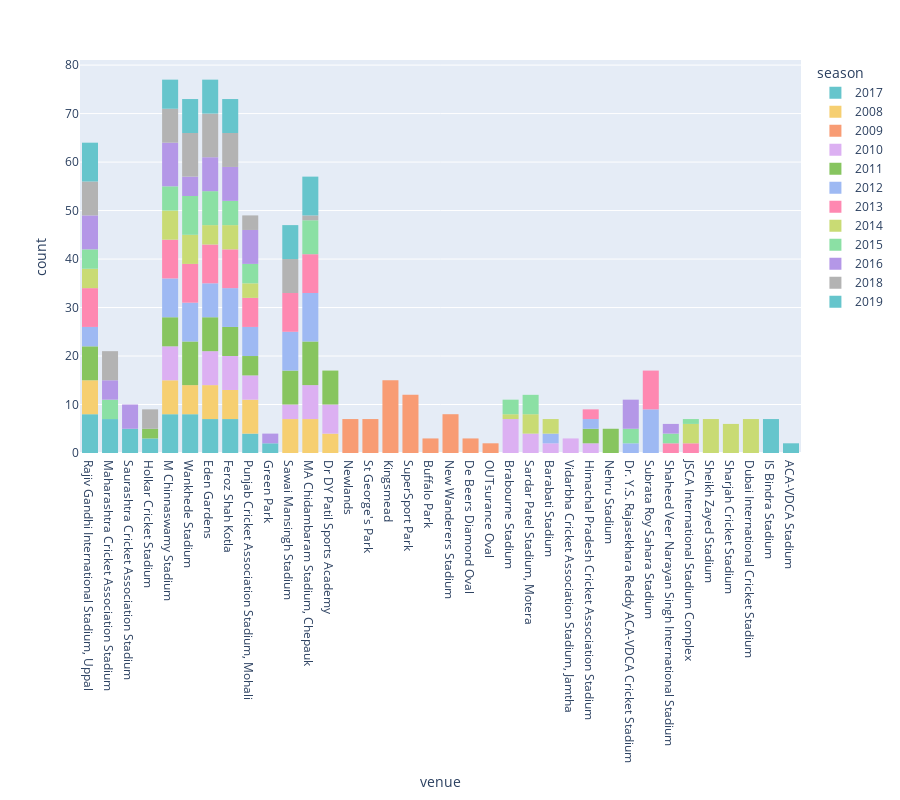

The notebook cell this image was saved under:
### Code cell
fig=ps.histogram(data_frame=df_complete,x='venue',color='season',height=800,width=900,color_discrete_sequence=ps.colors.qualitative.Pastel)
fig.show()

### Figure 1 — Plotly figure (JSON) as saved in the notebook; plotly's stock layout.template omitted (floating-point values rounded to 4 significant figures)
{"data": [{"alignmentgroup": "True", "bingroup": "x", "hovertemplate": "season=2017<br>venue=%{x}<br>count=%{y}<extra></extra>", "legendgroup": "2017", "marker": {"color": "rgb(102, 197, 204)"}, "name": "2017", "offsetgroup": "2017", "orientation": "v", "showlegend": true, "type": "histogram", "x": ["Rajiv Gandhi International Stadium, Uppal", "Maharashtra Cricket Association Stadium", "Saurashtra Cricket Association Stadium", "Holkar Cricket Stadium", "M Chinnaswamy Stadium", "Rajiv Gandhi International Stadium, Uppal", "Wankhede Stadium", "Holkar Cricket Stadium", "Maharashtra Cricket Association Stadium", "Wankhede Stadium", "Eden Gardens", "M Chinnaswamy Stadium", "Saurashtra Cricket Association Stadium", "Eden Gardens", "Feroz Shah Kotla", "Wankhede Stadium", "M Chinnaswamy Stadium", "Feroz Shah Kotla", "Rajiv Gandhi International Stadium, Uppal", "Saurashtra Cricket Association Stadium", "Rajiv Gandhi International Stadium, Uppal", "Holkar Cricket Stadium", "Eden Gardens", "Wankhede Stadium", "Maharashtra Cricket Association Stadium", "Saurashtra Cricket Association Stadium", "Eden Gardens", "Wankhede Stadium", "Maharashtra Cricket Association Stadium", "M Chinnaswamy Stadium", "Eden Gardens", "Punjab Cricket Association Stadium, Mohali", "Maharashtra Cricket Association Stadium", "Saurashtra Cricket Association Stadium", "Punjab Cricket Association Stadium, Mohali", "Rajiv Gandhi International Stadium, Uppal", "Wankhede Stadium", "Maharashtra Cricket Association Stadium", "Feroz Shah Kotla", "Eden Gardens", "Feroz Shah Kotla", "M Chinnaswamy Stadium", "Rajiv Gandhi International Stadium, Uppal", "Feroz Shah Kotla", "M Chinnaswamy Stadium", "Punjab Cricket Association Stadium, Mohali", "Rajiv Gandhi International Stadium, Uppal", "Punjab Cricket Association Stadium, Mohali", "Green Park", "Wankhede Stadium", "Feroz Shah Kotla", "Green Park", "Eden Gardens", "Maharashtra Cricket Association Stadium", "Feroz Shah Kotla", "Wankhede Stadium", "M Chinnaswamy Stadium", "M Chinnaswamy Stadium", "Rajiv Gandhi International Stadium, Uppal"], "xaxis": "x", "yaxis": "y"}, {"alignmentgroup": "True", "bingroup": "x", "hovertemplate": "season=2008<br>venue=%{x}<br>count=%{y}<extra></extra>", "legendgroup": "2008", "marker": {"color": "rgb(246, 207, 113)"}, "name": "2008", "offsetgroup": "2008", "orientation": "v", "showlegend": true, "type": "histogram", "x": ["M Chinnaswamy Stadium", "Punjab Cricket Association Stadium, Mohali", "Feroz Shah Kotla", "Wankhede Stadium", "Eden Gardens", "Sawai Mansingh Stadium", "Rajiv Gandhi International Stadium, Uppal", "MA Chidambaram Stadium, Chepauk", "Rajiv Gandhi International Stadium, Uppal", "Punjab Cricket Association Stadium, Mohali", "M Chinnaswamy Stadium", "MA Chidambaram Stadium, Chepauk", "Dr DY Patil Sports Academy", "Punjab Cricket Association Stadium, Mohali", "M Chinnaswamy Stadium", "Eden Gardens", "Feroz Shah Kotla", "Rajiv Gandhi International Stadium, Uppal", "Sawai Mansingh Stadium", "MA Chidambaram Stadium, Chepauk", "Rajiv Gandhi International Stadium, Uppal", "Punjab Cricket Association Stadium, Mohali", "Dr DY Patil Sports Academy", "Sawai Mansingh Stadium", "M Chinnaswamy Stadium", "MA Chidambaram Stadium, Chepauk", "Dr DY Patil Sports Academy", "Feroz Shah Kotla", "Eden Gardens", "Sawai Mansingh Stadium", "M Chinnaswamy Stadium", "MA Chidambaram Stadium, Chepauk", "Rajiv Gandhi International Stadium, Uppal", "Sawai Mansingh Stadium", "Punjab Cricket Association Stadium, Mohali", "Eden Gardens", "Wankhede Stadium", "Punjab Cricket Association Stadium, Mohali", "Feroz Shah Kotla", "Wankhede Stadium", "Feroz Shah Kotla", "Sawai Mansingh Stadium", "Rajiv Gandhi International Stadium, Uppal", "Eden Gardens", "M Chinnaswamy Stadium", "Eden Gardens", "Wankhede Stadium", "MA Chidambaram Stadium, Chepauk", "Punjab Cricket Association Stadium, Mohali", "Feroz Shah Kotla", "MA Chidambaram Stadium, Chepauk", "M Chinnaswamy Stadium", "Eden Gardens", "Sawai Mansingh Stadium", "Rajiv Gandhi International Stadium, Uppal", "Wankhede Stadium", "Wankhede Stadium", "Dr DY Patil Sports Academy"], "xaxis": "x", "yaxis": "y"}, {"alignmentgroup": "True", "bingroup": "x", "hovertemplate": "season=2009<br>venue=%{x}<br>count=%{y}<extra></extra>", "legendgroup": "2009", "marker": {"color": "rgb(248, 156, 116)"}, "name": "2009", "offsetgroup": "2009", "orientation": "v", "showlegend": true, "type": "histogram", "x": ["Newlands", "Newlands", "Newlands", "Newlands", "St George's Park", "Kingsmead", "Newlands", "Kingsmead", "Newlands", "Kingsmead", "Kingsmead", "St George's Park", "Newlands", "Kingsmead", "St George's Park", "SuperSport Park", "Kingsmead", "Kingsmead", "SuperSport Park", "SuperSport Park", "Buffalo Park", "Kingsmead", "St George's Park", "New Wanderers Stadium", "St George's Park", "New Wanderers Stadium", "Buffalo Park", "Kingsmead", "Kingsmead", "SuperSport Park", "SuperSport Park", "SuperSport Park", "Buffalo Park", "De Beers Diamond Oval", "De Beers Diamond Oval", "St George's Park", "New Wanderers Stadium", "De Beers Diamond Oval", "SuperSport Park", "SuperSport Park", "Kingsmead", "Kingsmead", "Kingsmead", "OUTsurance Oval", "St George's Park", "New Wanderers Stadium", "New Wanderers Stadium", "OUTsurance Oval", "SuperSport Park", "New Wanderers Stadium", "Kingsmead", "Kingsmead", "SuperSport Park", "SuperSport Park", "SuperSport Park", "New Wanderers Stadium", "New Wanderers Stadium"], "xaxis": "x", "yaxis": "y"}, {"alignmentgroup": "True", "bingroup": "x", "hovertemplate": "season=2010<br>venue=%{x}<br>count=%{y}<extra></extra>", "legendgroup": "2010", "marker": {"color": "rgb(220, 176, 242)"}, "name": "2010", "offsetgroup": "2010", "orientation": "v", "showlegend": true, "type": "histogram", "x": ["Dr DY Patil Sports Academy", "Brabourne Stadium", "Punjab Cricket Association Stadium, Mohali", "Eden Gardens", "MA Chidambaram Stadium, Chepauk", "Sardar Patel Stadium, Motera", "M Chinnaswamy Stadium", "Eden Gardens", "Feroz Shah Kotla", "M Chinnaswamy Stadium", "Feroz Shah Kotla", "Barabati Stadium", "Sardar Patel Stadium, Motera", "Brabourne Stadium", "Barabati Stadium", "MA Chidambaram Stadium, Chepauk", "Brabourne Stadium", "M Chinnaswamy Stadium", "Punjab Cricket Association Stadium, Mohali", "Brabourne Stadium", "Sardar Patel Stadium, Motera", "Punjab Cricket Association Stadium, Mohali", "M Chinnaswamy Stadium", "Sardar Patel Stadium, Motera", "Dr DY Patil Sports Academy", "Feroz Shah Kotla", "Brabourne Stadium", "MA Chidambaram Stadium, Chepauk", "Feroz Shah Kotla", "Eden Gardens", "Punjab Cricket Association Stadium, Mohali", "MA Chidambaram Stadium, Chepauk", "Brabourne Stadium", "Eden Gardens", "Feroz Shah Kotla", "Vidarbha Cricket Association Stadium, Jamtha", "MA Chidambaram Stadium, Chepauk", "Sawai Mansingh Stadium", "Eden Gardens", "M Chinnaswamy Stadium", "Punjab Cricket Association Stadium, Mohali", "Vidarbha Cricket Association Stadium, Jamtha", "M Chinnaswamy Stadium", "Feroz Shah Kotla", "Sawai Mansingh Stadium", "Vidarbha Cricket Association Stadium, Jamtha", "Brabourne Stadium", "MA Chidambaram Stadium, Chepauk", "Sawai Mansingh Stadium", "MA Chidambaram Stadium, Chepauk", "Himachal Pradesh Cricket Association Stadium", "M Chinnaswamy Stadium", "Eden Gardens", "Himachal Pradesh Cricket Association Stadium", "Feroz Shah Kotla", "Eden Gardens", "Dr DY Patil Sports Academy", "Dr DY Patil Sports Academy", "Dr DY Patil Sports Academy", "Dr DY Patil Sports Academy"], "xaxis": "x", "yaxis": "y"}, {"alignmentgroup": "True", "bingroup": "x", "hovertemplate": "season=2011<br>venue=%{x}<br>count=%{y}<extra></extra>", "legendgroup": "2011", "marker": {"color": "rgb(135, 197, 95)"}, "name": "2011", "offsetgroup": "2011", "orientation": "v", "showlegend": true, "type": "histogram", "x": ["MA Chidambaram Stadium, Chepauk", "Rajiv Gandhi International Stadium, Uppal", "Nehru Stadium", "Feroz Shah Kotla", "Dr DY Patil Sports Academy", "Eden Gardens", "Sawai Mansingh Stadium", "M Chinnaswamy Stadium", "Punjab Cricket Association Stadium, Mohali", "Dr DY Patil Sports Academy", "Rajiv Gandhi International Stadium, Uppal", "Sawai Mansingh Stadium", "Wankhede Stadium", "MA Chidambaram Stadium, Chepauk", "Rajiv Gandhi International Stadium, Uppal", "Dr DY Patil Sports Academy", "Eden Gardens", "Nehru Stadium", "Feroz Shah Kotla", "Wankhede Stadium", "Eden Gardens", "Punjab Cricket Association Stadium, Mohali", "Wankhede Stadium", "Eden Gardens", "Feroz Shah Kotla", "Rajiv Gandhi International Stadium, Uppal", "Sawai Mansingh Stadium", "MA Chidambaram Stadium, Chepauk", "Feroz Shah Kotla", "Dr DY Patil Sports Academy", "Nehru Stadium", "Feroz Shah Kotla", "Sawai Mansingh Stadium", "M Chinnaswamy Stadium", "Nehru Stadium", "Eden Gardens", "Sawai Mansingh Stadium", "MA Chidambaram Stadium, Chepauk", "Wankhede Stadium", "Feroz Shah Kotla", "Rajiv Gandhi International Stadium, Uppal", "MA Chidambaram Stadium, Chepauk", "Dr DY Patil Sports Academy", "Nehru Stadium", "Rajiv Gandhi International Stadium, Uppal", "M Chinnaswamy Stadium", "Eden Gardens", "Wankhede Stadium", "M Chinnaswamy Stadium", "Punjab Cricket Association Stadium, Mohali", "Sawai Mansingh Stadium", "Rajiv Gandhi International Stadium, Uppal", "Punjab Cricket Association Stadium, Mohali", "Sawai Mansingh Stadium", "MA Chidambaram Stadium, Chepauk", "Holkar Cricket Stadium", "M Chinnaswamy Stadium", "Wankhede Stadium", "Himachal Pradesh Cricket Association Stadium", "Holkar Cricket Stadium", "Dr DY Patil Sports Academy", "Himachal Pradesh Cricket Association Stadium", "MA Chidambaram Stadium, Chepauk", "Dr DY Patil Sports Academy", "Wankhede Stadium", "Himachal Pradesh Cricket Association Stadium", "M Chinnaswamy Stadium", "Eden Gardens", "Wankhede Stadium", "Wankhede Stadium", "MA Chidambaram Stadium, Chepauk", "MA Chidambaram Stadium, Chepauk"], "xaxis": "x", "yaxis": "y"}, {"alignmentgroup": "True", "bingroup": "x", "hovertemplate": "season=2012<br>venue=%{x}<br>count=%{y}<extra></extra>", "legendgroup": "2012", "marker": {"color": "rgb(158, 185, 243)"}, "name": "2012", "offsetgroup": "2012", "orientation": "v", "showlegend": true, "type": "histogram", "x": ["MA Chidambaram Stadium, Chepauk", "Eden Gardens", "Wankhede Stadium", "Sawai Mansingh Stadium", "M Chinnaswamy Stadium", "Dr. Y.S. Rajasekhara Reddy ACA-VDCA Cricket Stadium", "Sawai Mansingh Stadium", "Subrata Roy Sahara Stadium", "Dr. Y.S. Rajasekhara Reddy ACA-VDCA Cricket Stadium", "M Chinnaswamy Stadium", "Feroz Shah Kotla", "Wankhede Stadium", "MA Chidambaram Stadium, Chepauk", "Punjab Cricket Association Stadium, Mohali", "Eden Gardens", "Feroz Shah Kotla", "Subrata Roy Sahara Stadium", "Eden Gardens", "M Chinnaswamy Stadium", "Wankhede Stadium", "Sawai Mansingh Stadium", "M Chinnaswamy Stadium", "Punjab Cricket Association Stadium, Mohali", "Rajiv Gandhi International Stadium, Uppal", "MA Chidambaram Stadium, Chepauk", "Punjab Cricket Association Stadium, Mohali", "MA Chidambaram Stadium, Chepauk", "Feroz Shah Kotla", "Wankhede Stadium", "Barabati Stadium", "Sawai Mansingh Stadium", "Subrata Roy Sahara Stadium", "Punjab Cricket Association Stadium, Mohali", "Subrata Roy Sahara Stadium", "Feroz Shah Kotla", "MA Chidambaram Stadium, Chepauk", "Eden Gardens", "Feroz Shah Kotla", "Wankhede Stadium", "MA Chidambaram Stadium, Chepauk", "Barabati Stadium", "Sawai Mansingh Stadium", "M Chinnaswamy Stadium", "Subrata Roy Sahara Stadium", "MA Chidambaram Stadium, Chepauk", "Eden Gardens", "Punjab Cricket Association Stadium, Mohali", "Wankhede Stadium", "M Chinnaswamy Stadium", "Feroz Shah Kotla", "Subrata Roy Sahara Stadium", "Rajiv Gandhi International Stadium, Uppal", "Wankhede Stadium", "Sawai Mansingh Stadium", "Subrata Roy Sahara Stadium", "Eden Gardens", "MA Chidambaram Stadium, Chepauk", "Sawai Mansingh Stadium", "Punjab Cricket Association Stadium, Mohali", "M Chinnaswamy Stadium", "Eden Gardens", "Feroz Shah Kotla", "Wankhede Stadium", "Himachal Pradesh Cricket Association Stadium", "Feroz Shah Kotla", "Rajiv Gandhi International Stadium, Uppal", "Himachal Pradesh Cricket Association Stadium", "Subrata Roy Sahara Stadium", "Rajiv Gandhi International Stadium, Uppal", "Sawai Mansingh Stadium", "Subrata Roy Sahara Stadium", "M Chinnaswamy Stadium", "MA Chidambaram Stadium, Chepauk", "MA Chidambaram Stadium, Chepauk"], "xaxis": "x", "yaxis": "y"}, {"alignmentgroup": "True", "bingroup": "x", "hovertemplate": "season=2013<br>venue=%{x}<br>count=%{y}<extra></extra>", "legendgroup": "2013", "marker": {"color": "rgb(254, 136, 177)"}, "name": "2013", "offsetgroup": "2013", "orientation": "v", "showlegend": true, "type": "histogram", "x": ["Eden Gardens", "M Chinnaswamy Stadium", "Rajiv Gandhi International Stadium, Uppal", "Feroz Shah Kotla", "MA Chidambaram Stadium, Chepauk", "Subrata Roy Sahara Stadium", "Rajiv Gandhi International Stadium, Uppal", "Sawai Mansingh Stadium", "Wankhede Stadium", "Punjab Cricket Association Stadium, Mohali", "M Chinnaswamy Stadium", "Subrata Roy Sahara Stadium", "Feroz Shah Kotla", "Wankhede Stadium", "MA Chidambaram Stadium, Chepauk", "Eden Gardens", "Sawai Mansingh Stadium", "MA Chidambaram Stadium, Chepauk", "Punjab Cricket Association Stadium, Mohali", "M Chinnaswamy Stadium", "Subrata Roy Sahara Stadium", "Sawai Mansingh Stadium", "Feroz Shah Kotla", "Rajiv Gandhi International Stadium, Uppal", "Eden Gardens", "M Chinnaswamy Stadium", "Feroz Shah Kotla", "Punjab Cricket Association Stadium, Mohali", "MA Chidambaram Stadium, Chepauk", "M Chinnaswamy Stadium", "Himachal Pradesh Cricket Association Stadium", "Eden Gardens", "MA Chidambaram Stadium, Chepauk", "Eden Gardens", "Sawai Mansingh Stadium", "Wankhede Stadium", "MA Chidambaram Stadium, Chepauk", "Shaheed Veer Narayan Singh International Stadium", "Sawai Mansingh Stadium", "Wankhede Stadium", "Subrata Roy Sahara Stadium", "Rajiv Gandhi International Stadium, Uppal", "Shaheed Veer Narayan Singh International Stadium", "MA Chidambaram Stadium, Chepauk", "Subrata Roy Sahara Stadium", "Eden Gardens", "Rajiv Gandhi International Stadium, Uppal", "M Chinnaswamy Stadium", "Wankhede Stadium", "Sawai Mansingh Stadium", "M Chinnaswamy Stadium", "Sawai Mansingh Stadium", "Wankhede Stadium", "Rajiv Gandhi International Stadium, Uppal", "Punjab Cricket Association Stadium, Mohali", "Subrata Roy Sahara Stadium", "Feroz Shah Kotla", "Subrata Roy Sahara Stadium", "Punjab Cricket Association Stadium, Mohali", "JSCA International Stadium Complex", "Sawai Mansingh Stadium", "Feroz Shah Kotla", "Wankhede Stadium", "JSCA International Stadium Complex", "MA Chidambaram Stadium, Chepauk", "Wankhede Stadium", "Punjab Cricket Association Stadium, Mohali", "Rajiv Gandhi International Stadium, Uppal", "Himachal Pradesh Cricket Association Stadium", "Subrata Roy Sahara Stadium", "M Chinnaswamy Stadium", "Rajiv Gandhi International Stadium, Uppal", "Feroz Shah Kotla", "Feroz Shah Kotla", "Eden Gardens", "Eden Gardens"], "xaxis": "x", "yaxis": "y"}, {"alignmentgroup": "True", "bingroup": "x", "hovertemplate": "season=2014<br>venue=%{x}<br>count=%{y}<extra></extra>", "legendgroup": "2014", "marker": {"color": "rgb(201, 219, 116)"}, "name": "2014", "offsetgroup": "2014", "orientation": "v", "showlegend": true, "type": "histogram", "x": ["Sheikh Zayed Stadium", "Sharjah Cricket Stadium", "Sheikh Zayed Stadium", "Sheikh Zayed Stadium", "Dubai International Cricket Stadium", "Dubai International Cricket Stadium", "Sharjah Cricket Stadium", "Sheikh Zayed Stadium", "Sharjah Cricket Stadium", "Dubai International Cricket Stadium", "Sharjah Cricket Stadium", "Dubai International Cricket Stadium", "Dubai International Cricket Stadium", "Sheikh Zayed Stadium", "Sheikh Zayed Stadium", "Sharjah Cricket Stadium", "Sharjah Cricket Stadium", "Dubai International Cricket Stadium", "Sheikh Zayed Stadium", "Dubai International Cricket Stadium", "JSCA International Stadium Complex", "Wankhede Stadium", "Feroz Shah Kotla", "M Chinnaswamy Stadium", "Sardar Patel Stadium, Motera", "Feroz Shah Kotla", "Wankhede Stadium", "Feroz Shah Kotla", "Barabati Stadium", "Sardar Patel Stadium, Motera", "M Chinnaswamy Stadium", "Feroz Shah Kotla", "Wankhede Stadium", "Barabati Stadium", "M Chinnaswamy Stadium", "Rajiv Gandhi International Stadium, Uppal", "JSCA International Stadium Complex", "M Chinnaswamy Stadium", "Rajiv Gandhi International Stadium, Uppal", "Barabati Stadium", "Sardar Patel Stadium, Motera", "JSCA International Stadium Complex", "Rajiv Gandhi International Stadium, Uppal", "Sardar Patel Stadium, Motera", "Feroz Shah Kotla", "Rajiv Gandhi International Stadium, Uppal", "Eden Gardens", "Punjab Cricket Association Stadium, Mohali", "Eden Gardens", "JSCA International Stadium Complex", "Wankhede Stadium", "Punjab Cricket Association Stadium, Mohali", "M Chinnaswamy Stadium", "Eden Gardens", "Punjab Cricket Association Stadium, Mohali", "Wankhede Stadium", "Eden Gardens", "Brabourne Stadium", "Wankhede Stadium", "M Chinnaswamy Stadium"], "xaxis": "x", "yaxis": "y"}, {"alignmentgroup": "True", "bingroup": "x", "hovertemplate": "season=2015<br>venue=%{x}<br>count=%{y}<extra></extra>", "legendgroup": "2015", "marker": {"color": "rgb(139, 224, 164)"}, "name": "2015", "offsetgroup": "2015", "orientation": "v", "showlegend": true, "type": "histogram", "x": ["Eden Gardens", "MA Chidambaram Stadium, Chepauk", "Maharashtra Cricket Association Stadium", "MA Chidambaram Stadium, Chepauk", "Eden Gardens", "Feroz Shah Kotla", "Wankhede Stadium", "M Chinnaswamy Stadium", "Sardar Patel Stadium, Motera", "Eden Gardens", "Maharashtra Cricket Association Stadium", "Dr. Y.S. Rajasekhara Reddy ACA-VDCA Cricket Stadium", "Wankhede Stadium", "Dr. Y.S. Rajasekhara Reddy ACA-VDCA Cricket Stadium", "Maharashtra Cricket Association Stadium", "Sardar Patel Stadium, Motera", "M Chinnaswamy Stadium", "Feroz Shah Kotla", "Sardar Patel Stadium, Motera", "Dr. Y.S. Rajasekhara Reddy ACA-VDCA Cricket Stadium", "M Chinnaswamy Stadium", "Feroz Shah Kotla", "Sardar Patel Stadium, Motera", "Wankhede Stadium", "MA Chidambaram Stadium, Chepauk", "Feroz Shah Kotla", "Punjab Cricket Association Stadium, Mohali", "Eden Gardens", "MA Chidambaram Stadium, Chepauk", "Feroz Shah Kotla", "Wankhede Stadium", "M Chinnaswamy Stadium", "Rajiv Gandhi International Stadium, Uppal", "Punjab Cricket Association Stadium, Mohali", "Brabourne Stadium", "MA Chidambaram Stadium, Chepauk", "Eden Gardens", "Wankhede Stadium", "M Chinnaswamy Stadium", "Brabourne Stadium", "MA Chidambaram Stadium, Chepauk", "Eden Gardens", "Shaheed Veer Narayan Singh International Stadium", "Wankhede Stadium", "MA Chidambaram Stadium, Chepauk", "Rajiv Gandhi International Stadium, Uppal", "Shaheed Veer Narayan Singh International Stadium", "Punjab Cricket Association Stadium, Mohali", "Wankhede Stadium", "Rajiv Gandhi International Stadium, Uppal", "Punjab Cricket Association Stadium, Mohali", "Brabourne Stadium", "Rajiv Gandhi International Stadium, Uppal", "Wankhede Stadium", "Maharashtra Cricket Association Stadium", "JSCA International Stadium Complex", "Eden Gardens"], "xaxis": "x", "yaxis": "y"}, {"alignmentgroup": "True", "bingroup": "x", "hovertemplate": "season=2016<br>venue=%{x}<br>count=%{y}<extra></extra>", "legendgroup": "2016", "marker": {"color": "rgb(180, 151, 231)"}, "name": "2016", "offsetgroup": "2016", "orientation": "v", "showlegend": true, "type": "histogram", "x": ["Wankhede Stadium", "Eden Gardens", "Punjab Cricket Association Stadium, Mohali", "M Chinnaswamy Stadium", "Eden Gardens", "Saurashtra Cricket Association Stadium", "Feroz Shah Kotla", "Rajiv Gandhi International Stadium, Uppal", "Wankhede Stadium", "Punjab Cricket Association Stadium, Mohali", "M Chinnaswamy Stadium", "Rajiv Gandhi International Stadium, Uppal", "Punjab Cricket Association Stadium, Mohali", "Wankhede Stadium", "Saurashtra Cricket Association Stadium", "Maharashtra Cricket Association Stadium", "Feroz Shah Kotla", "Rajiv Gandhi International Stadium, Uppal", "Saurashtra Cricket Association Stadium", "Maharashtra Cricket Association Stadium", "Punjab Cricket Association Stadium, Mohali", "Rajiv Gandhi International Stadium, Uppal", "Feroz Shah Kotla", "Wankhede Stadium", "Maharashtra Cricket Association Stadium", "Feroz Shah Kotla", "Rajiv Gandhi International Stadium, Uppal", "Saurashtra Cricket Association Stadium", "Maharashtra Cricket Association Stadium", "M Chinnaswamy Stadium", "Saurashtra Cricket Association Stadium", "Eden Gardens", "Feroz Shah Kotla", "Rajiv Gandhi International Stadium, Uppal", "M Chinnaswamy Stadium", "Punjab Cricket Association Stadium, Mohali", "Dr. Y.S. Rajasekhara Reddy ACA-VDCA Cricket Stadium", "Eden Gardens", "Punjab Cricket Association Stadium, Mohali", "Dr. Y.S. Rajasekhara Reddy ACA-VDCA Cricket Stadium", "M Chinnaswamy Stadium", "Rajiv Gandhi International Stadium, Uppal", "Dr. Y.S. Rajasekhara Reddy ACA-VDCA Cricket Stadium", "M Chinnaswamy Stadium", "Eden Gardens", "Punjab Cricket Association Stadium, Mohali", "Dr. Y.S. Rajasekhara Reddy ACA-VDCA Cricket Stadium", "Eden Gardens", "Dr. Y.S. Rajasekhara Reddy ACA-VDCA Cricket Stadium", "M Chinnaswamy Stadium", "Green Park", "Shaheed Veer Narayan Singh International Stadium", "Dr. Y.S. Rajasekhara Reddy ACA-VDCA Cricket Stadium", "Green Park", "Eden Gardens", "Shaheed Veer Narayan Singh International Stadium", "M Chinnaswamy Stadium", "Feroz Shah Kotla", "Feroz Shah Kotla", "M Chinnaswamy Stadium"], "xaxis": "x", "yaxis": "y"}, {"alignmentgroup": "True", "bingroup": "x", "hovertemplate": "season=2018<br>venue=%{x}<br>count=%{y}<extra></extra>", "legendgroup": "2018", "marker": {"color": "rgb(179, 179, 179)"}, "name": "2018", "offsetgroup": "2018", "orientation": "v", "showlegend": true, "type": "histogram", "x": ["Wankhede Stadium", "Punjab Cricket Association Stadium, Mohali", "Eden Gardens", "Rajiv Gandhi International Stadium, Uppal", "MA Chidambaram Stadium, Chepauk", "Sawai Mansingh Stadium", "Rajiv Gandhi International Stadium, Uppal", "M Chinnaswamy Stadium", "Wankhede Stadium", "Eden Gardens", "M Chinnaswamy Stadium", "Punjab Cricket Association Stadium, Mohali", "Eden Gardens", "Wankhede Stadium", "Sawai Mansingh Stadium", "Punjab Cricket Association Stadium, Mohali", "Maharashtra Cricket Association Stadium", "Eden Gardens", "M Chinnaswamy Stadium", "Rajiv Gandhi International Stadium, Uppal", "Sawai Mansingh Stadium", "Feroz Shah Kotla", "Wankhede Stadium", "M Chinnaswamy Stadium", "Rajiv Gandhi International Stadium, Uppal", "Feroz Shah Kotla", "Maharashtra Cricket Association Stadium", "Sawai Mansingh Stadium", "M Chinnaswamy Stadium", "Maharashtra Cricket Association Stadium", "M Chinnaswamy Stadium", "Feroz Shah Kotla", "Eden Gardens", "Holkar Cricket Stadium", "Maharashtra Cricket Association Stadium", "Rajiv Gandhi International Stadium, Uppal", "Wankhede Stadium", "Holkar Cricket Stadium", "Rajiv Gandhi International Stadium, Uppal", "Sawai Mansingh Stadium", "Eden Gardens", "Feroz Shah Kotla", "Sawai Mansingh Stadium", "Holkar Cricket Stadium", "Feroz Shah Kotla", "Maharashtra Cricket Association Stadium", "Wankhede Stadium", "Holkar Cricket Stadium", "Eden Gardens", "Wankhede Stadium", "M Chinnaswamy Stadium", "Feroz Shah Kotla", "Sawai Mansingh Stadium", "Rajiv Gandhi International Stadium, Uppal", "Feroz Shah Kotla", "Maharashtra Cricket Association Stadium", "Wankhede Stadium", "Eden Gardens", "Eden Gardens", "Wankhede Stadium"], "xaxis": "x", "yaxis": "y"}, {"alignmentgroup": "True", "bingroup": "x", "hovertemplate": "season=2019<br>venue=%{x}<br>count=%{y}<extra></extra>", "legendgroup": "2019", "marker": {"color": "rgb(102, 197, 204)"}, "name": "2019", "offsetgroup": "2019", "orientation": "v", "showlegend": true, "type": "histogram", "x": ["MA Chidambaram Stadium, Chepauk", "Eden Gardens", "Wankhede Stadium", "Sawai Mansingh Stadium", "Feroz Shah Kotla", "Eden Gardens", "M Chinnaswamy Stadium", "Rajiv Gandhi International Stadium, Uppal", "IS Bindra Stadium", "Feroz Shah Kotla", "Rajiv Gandhi International Stadium, Uppal", "MA Chidambaram Stadium, Chepauk", "IS Bindra Stadium", "Sawai Mansingh Stadium", "Wankhede Stadium", "Feroz Shah Kotla", "M Chinnaswamy Stadium", "MA Chidambaram Stadium, Chepauk", "Rajiv Gandhi International Stadium, Uppal", "M Chinnaswamy Stadium", "Sawai Mansingh Stadium", "IS Bindra Stadium", "MA Chidambaram Stadium, Chepauk", "Wankhede Stadium", "Sawai Mansingh Stadium", "Eden Gardens", "Wankhede Stadium", "IS Bindra Stadium", "Eden Gardens", "Rajiv Gandhi International Stadium, Uppal", "Wankhede Stadium", "IS Bindra Stadium", "Rajiv Gandhi International Stadium, Uppal", "Feroz Shah Kotla", "Eden Gardens", "Sawai Mansingh Stadium", "Feroz Shah Kotla", "Rajiv Gandhi International Stadium, Uppal", "M Chinnaswamy Stadium", "Sawai Mansingh Stadium", "MA Chidambaram Stadium, Chepauk", "M Chinnaswamy Stadium", "Eden Gardens", "MA Chidambaram Stadium, Chepauk", "Sawai Mansingh Stadium", "Feroz Shah Kotla", "Eden Gardens", "Rajiv Gandhi International Stadium, Uppal", "MA Chidambaram Stadium, Chepauk", "Wankhede Stadium", "IS Bindra Stadium", "Feroz Shah Kotla", "M Chinnaswamy Stadium", "IS Bindra Stadium", "Wankhede Stadium", "MA Chidambaram Stadium, Chepauk", "ACA-VDCA Stadium", "ACA-VDCA Stadium", "Rajiv Gandhi International Stadium, Uppal"], "xaxis": "x", "yaxis": "y"}], "layout": {"barmode": "relative", "height": 800, "legend": {"title": {"text": "season"}, "tracegroupgap": 0}, "margin": {"t": 60}, "width": 900, "xaxis": {"anchor": "y", "domain": [0, 1], "title": {"text": "venue"}}, "yaxis": {"anchor": "x", "domain": [0, 1], "title": {"text": "count"}}}}
